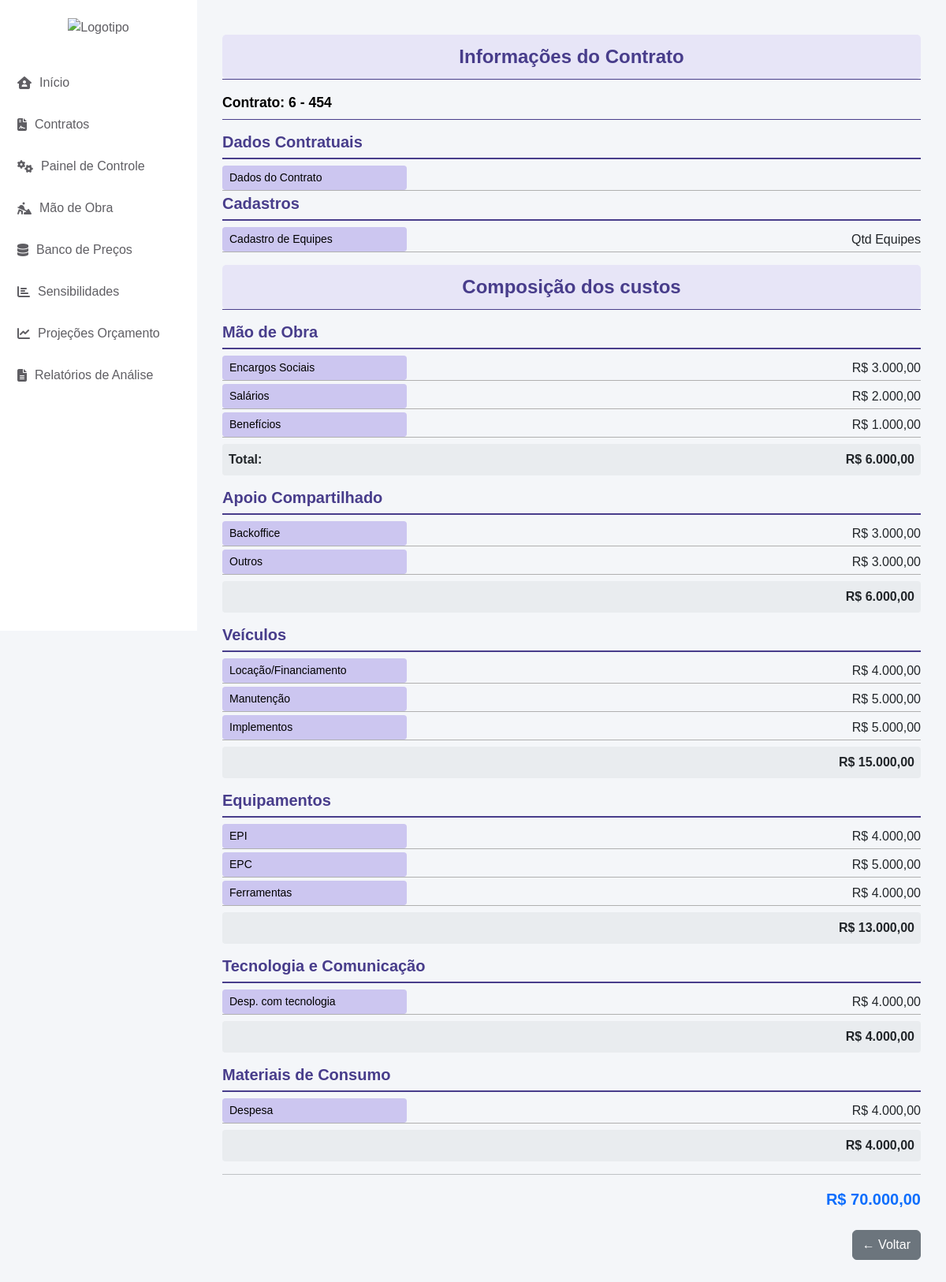
The page /cad_contrato/menu-despesas/6/ on the database as committed earlier.
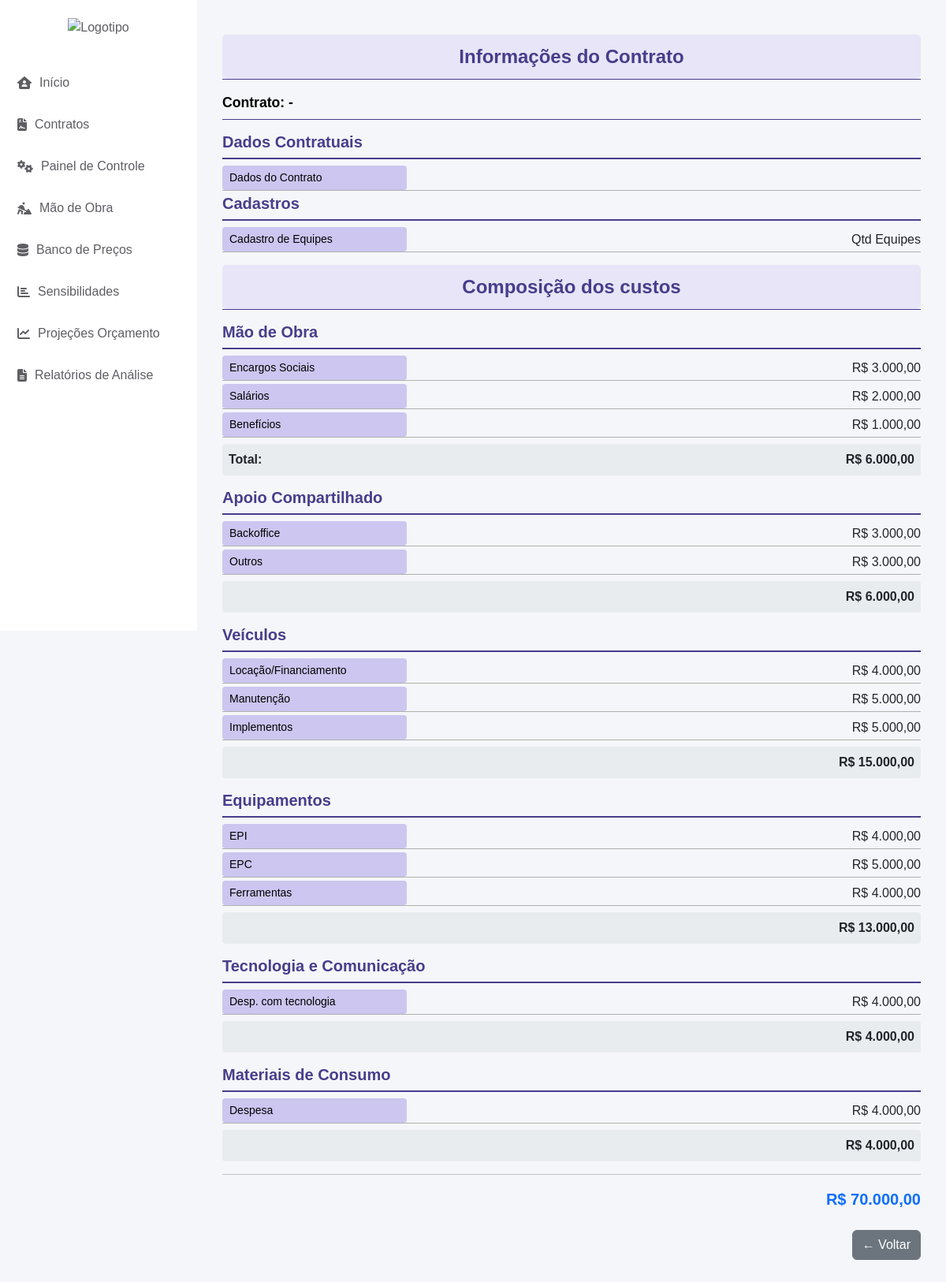
The same page on the database as committed later.
### cad_contrato/models.py (models this page shows, shortened)
class CadastroContrato(models.Model):
    ESTADOS_CHOICES = [
        ('AC', 'Acre'),
        ('AL', 'Alagoas'),
        ('AP', 'Amapá'),
        ('AM', 'Amazonas'),
        ('BA', 'Bahia'),
        ('CE', 'Ceará'),
        ('DF', 'Distrito Federal'),
        ('ES', 'Espírito Santo'),
        ('GO', 'Goiás'),
        ('MA', 'Maranhão'),
        ('MT', 'Mato Grosso'),
        ('MS', 'Mato Grosso do Sul'),
        ('MG', 'Minas Gerais'),
        ('PA', 'Pará'),
        ('PB', 'Paraíba'),
        ('PR', 'Paraná'),
        ('PE', 'Pernambuco'),
        ('PI', 'Piauí'),
        ('RJ', 'Rio de Janeiro'),
        ('RN', 'Rio Grande do Norte'),
        ('RS', 'Rio Grande do Sul'),
        ('RO', 'Rondônia'),
        ('RR', 'Roraima'),
        ('SC', 'Santa Catarina'),
        ('SP', 'São Paulo'),
        ('SE', 'Sergipe'),
        ('TO', 'Tocantins'),
    ]
    STATUS_CHOICES = [
        ('EM_LICITACAO', 'Em Licitação'),
        ('EM_RENOVACAO', 'Em Renovação'),
        ('ATIVO', 'Ativo'),
        ('ENCERRADO', 'Encerrado'),
    ]
    contrato = models.AutoField(primary_key=True)
    concessionaria = models.CharField(max_length=100, default='Equatorial')
    estado = models.CharField(max_length=2, choices=ESTADOS_CHOICES, default='GO')
    municipio = models.CharField(max_length=100, default='Goiânia')
    escopo_contrato = models.CharField(max_length=255)
    inicio_vigencia_contrato = models.DateField(default='2025-01-01')
    fim_vigencia_contrato = models.DateField(default='2029-01-01')
    versao_base = models.ForeignKey('self', null=True, blank=True, on_delete=models.PROTECT, related_name='versoes')
    numero_versao = models.IntegerField(default=0)
    descricao_alteracao = models.TextField(blank=True)
    status_contrato = models.CharField(max_length=15, choices=STATUS_CHOICES, default='EM_LICITACAO', verbose_name="Status do Contrato")
    valor_inicial = models.DecimalField(max_digits=15, decimal_places=2, default=0.00, verbose_name="Valor Inicial do Contrato")
    created_at = models.DateTimeField(auto_now_add=True)
    updated_at = models.DateTimeField(auto_now=True)
    class Meta:
        ordering = ['-created_at']

### cad_contrato/views.py (the view)
# urls.py: path('menu-despesas/<int:contrato_id>/', MenuDespesasView.as_view(), name='menu_despesas'),
class MenuDespesasView(TemplateView):
    template_name = 'menu_despesas.html'
    def get_context_data(self, **kwargs):
        context = super().get_context_data(**kwargs)
        contrato_id = self.kwargs.get('contrato_id')  # Obtém o ID do contrato da URL
        contrato = CadastroContrato.objects.filter(contrato=contrato_id).first()  # Busca o contrato no banco de dados
        if contrato:
            context['contrato'] = contrato
            context['total_geral'] = contrato.valor_inicial  # Exemplo: usa o valor inicial do contrato
        else:
            context['contrato'] = None
            context['total_geral'] = 0.00  # Valor padrão caso o contrato não seja encontrado
        return context

### app/context_processors.py (called while the page is built)
def contrato_context(request):
    contrato_id = request.session.get('contrato_id')
    contrato = None
    if contrato_id:
        try:
            contrato = CadastroContrato.objects.get(contrato=contrato_id)
        except CadastroContrato.DoesNotExist:
            pass
    return {'contrato': contrato}

### cad_contrato/templates/menu_despesas.html (shortened to what the changed rows need)
{% extends 'base.html' %}
{% block content %}
<div class="container-fluid mt-4">
    <div class="header text-center">
        Informações do Contrato
    </div>
    <p class="text-center mt-0 font-weight-bold" style="font-size: 0.8rem; border-bottom: 1px solid #483D8B;"> </p>
    <p class="form-label fw-bold" style="color:rgb(0, 0, 0); font-size: 1.1rem;">
        Contrato: {{ contrato.contrato }} - {{ contrato.escopo_contrato }}
    </p>
    <p class="text-muted" style="font-size: 0.8rem; border-bottom: 1px solid #483D8B;"></p>
    <div class="mb-3">
        <h5 class="titulo-grupo">Dados Contratuais</h5>
        <div class="linha-abaixo-titulo"></div>
        <div class="d-flex justify-content-between align-items-center linha-subgrupo">
        </div>
        <h5 class="titulo-grupo">Cadastros</h5>
        <div class="linha-abaixo-titulo"></div>
        <div class="d-flex justify-content-between align-items-center linha-subgrupo">
                {% if contrato %}
                    <a href="{% url 'composicao_equipe' contrato.contrato %}" class="btn btn-sm botao-subgrupo">
                    Cadastro de Equipes
                    </a>
                {% else %}
                    <a href="{% url 'composicao_equipe' %}?next={% url 'composicao_equipe' contrato_id=1 %}" class="btn btn-sm botao-subgrupo">
                    Cadastro de Equipes
                    </a>
                {% endif %}
            <span>Qtd Equipes</span>
        </div>
    </div>
    <div class="header text-center">
        Composição dos custos
    </div>
    <p class="text-center mt-0 font-weight-bold" style="font-size: 0.8rem; border-bottom: 1px solid #483D8B;"> </p>
    <div class="mb-3">
        <h5 class="titulo-grupo">Mão de Obra</h5>
        <div class="linha-abaixo-titulo"></div>
        <div class="d-flex justify-content-between align-items-center linha-subgrupo">
                {% if contrato %}
                  <a href="{% url 'grupo_abc_form' contrato_id=contrato.contrato %}" class="btn btn-sm botao-subgrupo">
                    Encargos Sociais
                  </a>
                {% else %}
                  <a href="{% url 'selecionar_contrato' %}?next={% url 'grupo_abc_form' contrato_id=1 %}" class="btn btn-sm botao-subgrupo">
                    Encargos Sociais
                  </a>
                {% endif %}
            <span>R$ 3.000,00</span>
        </div>
        <div class="d-flex justify-content-between align-items-center linha-subgrupo">
            {% if contrato %}
                <a href="{% url 'editar_salarios' contrato_id=contrato.contrato %}" class="btn btn-sm botao-subgrupo">
                    Salários
                </a>
            {% else %}
                <a href="{% url 'selecionar_contrato' %}?next={% url 'editar_salarios' contrato_id=1 %}" class="btn btn-sm botao-subgrupo">
                    Salários
                </a>
            {% endif %}
            <span>R$ 2.000,00</span>
        </div>
        <div class="d-flex justify-content-between align-items-center linha-subgrupo">
            {% if contrato %}
            <a href="{% url 'editar_beneficios' contrato_id=contrato.contrato %}" class="btn btn-sm botao-subgrupo">
                Benefícios
            </a>
            {% else %}
                <a href="{% url 'selecionar_contrato' %}?next={% url 'editar_beneficios' contrato_id=1 %}" class="btn btn-sm botao-subgrupo">
                    Benefícios
                </a>
            {% endif %}
            <span>R$ 1.000,00</span>
        </div>
                <div class="total-grupo d-flex justify-content-between">
                </div>
    </div>
    <div class="mb-3">
        <h5 class="titulo-grupo">Apoio Compartilhado</h5>
        <div class="linha-abaixo-titulo"></div>
        <div class="d-flex justify-content-between align-items-center linha-subgrupo">
        </div>
        <div class="d-flex justify-content-between align-items-center linha-subgrupo">
        </div>
        <div class="total-grupo">R$ 6.000,00</div>
    </div>
    <div class="mb-3">
        <h5 class="titulo-grupo">Veículos</h5>
        <div class="linha-abaixo-titulo"></div>
        <div class="d-flex justify-content-between align-items-center linha-subgrupo">
        </div>
        <div class="d-flex justify-content-between align-items-center linha-subgrupo">
        </div>
        <div class="d-flex justify-content-between align-items-center linha-subgrupo">
        </div>
        <div class="total-grupo">R$ 15.000,00</div>
    </div>
    <div class="mb-3">
        <h5 class="titulo-grupo">Equipamentos</h5>
        <div class="linha-abaixo-titulo"></div>
        <div class="d-flex justify-content-between align-items-center linha-subgrupo">
        </div>
        <div class="d-flex justify-content-between align-items-center linha-subgrupo">
        </div>
        <div class="d-flex justify-content-between align-items-center linha-subgrupo">
        </div>
        <div class="total-grupo">R$ 13.000,00</div>
    </div>
    <div class="mb-3">
        <h5 class="titulo-grupo">Tecnologia e Comunicação</h5>
        <div class="linha-abaixo-titulo"></div>
        <div class="d-flex justify-content-between align-items-center linha-subgrupo">
        </div>
        <div class="total-grupo">R$ 4.000,00</div>
    </div>
    <div class="mb-3">
        <h5 class="titulo-grupo">Materiais de Consumo</h5>
        <div class="linha-abaixo-titulo"></div>
        <div class="d-flex justify-content-between align-items-center linha-subgrupo">
        </div>
        <div class="total-grupo">R$ 4.000,00</div>
    </div>
    <hr class="my-3">
    <div class="text-end fs-5 fw-bold text-primary">R$ 70.000,00</div>
</div>
{% endblock %}

Rows that differ between the two databases and show on the page:
removed CadastroContrato: contrato "6", escopo_contrato "454"
